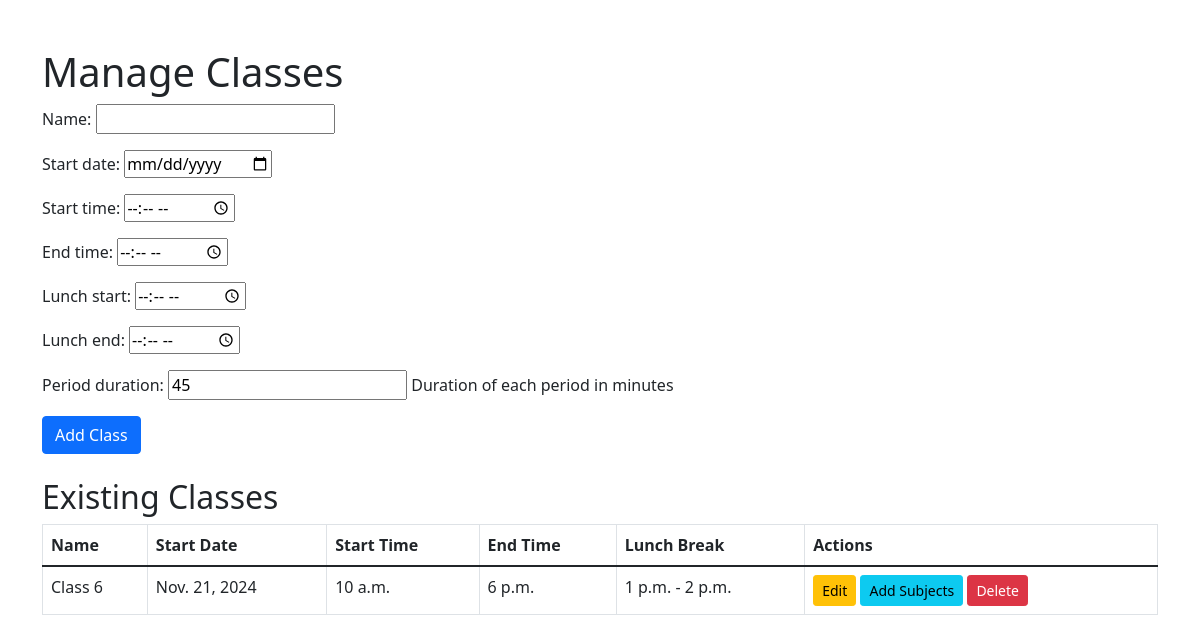
Page /manage-classes/ on the committed database.
### timetable/models.py (models this page shows, shortened)
class Class(models.Model):
    name = models.CharField(max_length=100)
    start_date = models.DateField()
    start_time = models.TimeField()
    end_time = models.TimeField()
    lunch_start = models.TimeField(null=True, blank=True)
    lunch_end = models.TimeField(null=True, blank=True)
    period_duration = models.IntegerField(
        help_text="Duration of each period in minutes",
        default=45
    )

### timetable/views.py (the view)
# urls.py: path("manage-classes/", views.manage_classes, name="manage_classes"),
def manage_classes(request):
    classes = Class.objects.all()  # Retrieve all classes
    if request.method == 'POST':
        form = ClassForm(request.POST)
        if form.is_valid():
            form.save()
            messages.success(request, "Class added successfully!")
            return redirect('manage_classes')
    else:
        form = ClassForm()
    return render(request, 'admin_dashboard/manage_classes.html', {
        'classes': classes,
        'form': form
    })

### timetable/forms.py
class ClassForm(forms.ModelForm):
    class Meta:
        model = Class
        fields = ['name', 'start_date', 'start_time', 'end_time', 'lunch_start', 'lunch_end' ,'period_duration']
        widgets = {
            'start_date': forms.DateInput(attrs={'type': 'date'}),
            'start_time': forms.TimeInput(attrs={'type': 'time'}),
            'end_time': forms.TimeInput(attrs={'type': 'time'}),
            'lunch_start': forms.TimeInput(attrs={'type': 'time'}),
            'lunch_end': forms.TimeInput(attrs={'type': 'time'}),
        }

### templates/admin_dashboard/manage_classes.html (shortened to what this page needs)
<!DOCTYPE html>
<html lang="en">
<head>
    <link href="https://cdn.jsdelivr.net/npm/bootstrap@5.1.3/dist/css/bootstrap.min.css" rel="stylesheet">
</head>
<body>
    <div class="container mt-5">
        <h1>Manage Classes</h1>
        <form method="POST" class="mb-4">
            {{ form.as_p }}
            <button type="submit" class="btn btn-primary">Add Class</button>
        </form>
        <h2>Existing Classes</h2>
        <table class="table table-bordered">
            <thead>
                <tr>
                    <th>Name</th>
                    <th>Start Date</th>
                    <th>Start Time</th>
                    <th>End Time</th>
                    <th>Lunch Break</th>
                    <th>Actions</th>
                </tr>
            </thead>
            <tbody>
                {% for class in classes %}
                    <tr>
                        <td>{{ class.name }}</td>
                        <td>{{ class.start_date }}</td>
                        <td>{{ class.start_time }}</td>
                        <td>{{ class.end_time }}</td>
                        <td>
                            {% if class.lunch_start and class.lunch_end %}
                                {{ class.lunch_start }} - {{ class.lunch_end }}
                            {% else %}
                                N/A
                            {% endif %}
                        </td>
                        <td>
                            <a href="{% url 'edit_class' class.id %}" class="btn btn-sm btn-warning">Edit</a>
                            <a href="{% url 'manage_subjects' class.id %}" class="btn btn-sm btn-info">Add Subjects</a>
                            <form method="POST" action="{% url 'delete_class' class.id %}" style="display: inline;">
                                <button type="submit" onclick="return confirm('Are you sure?')" class="btn btn-sm btn-danger">Delete</button>
                            </form>
                        </td>
                    </tr>
                {% empty %}
                    <tr>
                        <td colspan="6">No classes available.</td>
                    </tr>
                {% endfor %}
            </tbody>
        </table>
    </div>
</body>
</html>

### rows in the picture
Class: name "Class 6", start_date "Nov. 21, 2024", start_time "10 a.m.", end_time "6 p.m.", lunch_start "1 p.m.", lunch_end "2 p.m."
